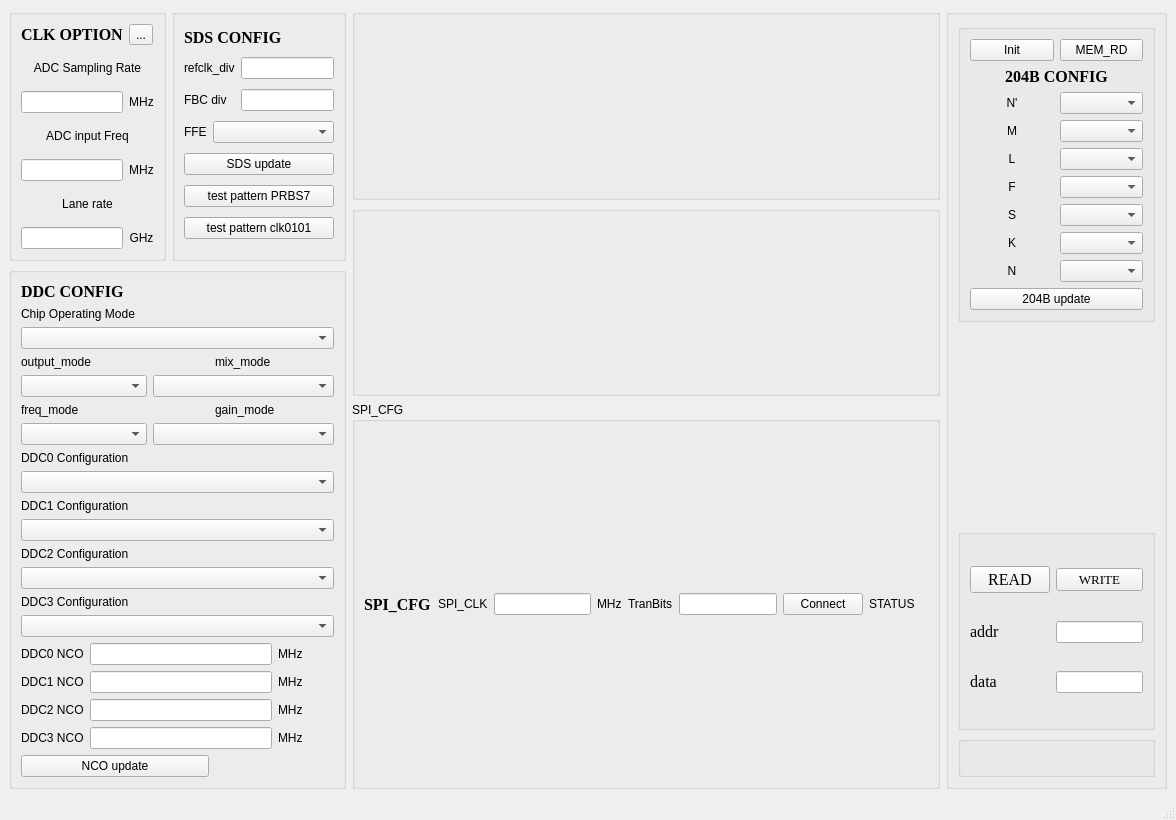
<?xml version="1.0" encoding="UTF-8"?>
<ui version="4.0">
 <class>MainWindow</class>
 <widget class="QMainWindow" name="MainWindow">
  <property name="geometry">
   <rect>
    <x>0</x>
    <y>0</y>
    <width>1176</width>
    <height>820</height>
   </rect>
  </property>
  <property name="sizePolicy">
   <sizepolicy hsizetype="Expanding" vsizetype="Expanding">
    <horstretch>0</horstretch>
    <verstretch>0</verstretch>
   </sizepolicy>
  </property>
  <property name="minimumSize">
   <size>
    <width>1176</width>
    <height>820</height>
   </size>
  </property>
  <property name="windowTitle">
   <string>TR9XXX</string>
  </property>
  <widget class="QWidget" name="centralwidget">
   <layout class="QVBoxLayout" name="verticalLayout_7">
    <item>
     <layout class="QGridLayout" name="gridLayout_6">
      <property name="sizeConstraint">
       <enum>QLayout::SetMaximumSize</enum>
      </property>
      <item row="0" column="0">
       <layout class="QVBoxLayout" name="verticalLayout_4">
        <item>
         <layout class="QHBoxLayout" name="horizontalLayout">
          <item>
           <widget class="QGroupBox" name="groupBox_7">
            <property name="title">
             <string/>
            </property>
            <layout class="QGridLayout" name="gridLayout_4">
             <item row="0" column="0">
              <widget class="QLabel" name="clk_option">
               <property name="font">
                <font>
                 <family>Times New Roman</family>
                 <pointsize>12</pointsize>
                 <weight>75</weight>
                 <bold>true</bold>
                </font>
               </property>
               <property name="focusPolicy">
                <enum>Qt::NoFocus</enum>
               </property>
               <property name="text">
                <string>CLK OPTION</string>
               </property>
              </widget>
             </item>
             <item row="0" column="1">
              <widget class="QToolButton" name="clk_option_cfg_button">
               <property name="text">
                <string>...</string>
               </property>
              </widget>
             </item>
             <item row="1" column="0" colspan="2">
              <widget class="QLabel" name="fs">
               <property name="focusPolicy">
                <enum>Qt::NoFocus</enum>
               </property>
               <property name="text">
                <string>ADC Sampling Rate</string>
               </property>
               <property name="alignment">
                <set>Qt::AlignCenter</set>
               </property>
              </widget>
             </item>
             <item row="2" column="0">
              <widget class="QLineEdit" name="fs_display">
               <property name="focusPolicy">
                <enum>Qt::NoFocus</enum>
               </property>
              </widget>
             </item>
             <item row="2" column="1">
              <widget class="QLabel" name="fs_2">
               <property name="focusPolicy">
                <enum>Qt::NoFocus</enum>
               </property>
               <property name="text">
                <string>MHz</string>
               </property>
               <property name="alignment">
                <set>Qt::AlignCenter</set>
               </property>
              </widget>
             </item>
             <item row="3" column="0" colspan="2">
              <widget class="QLabel" name="fin">
               <property name="focusPolicy">
                <enum>Qt::NoFocus</enum>
               </property>
               <property name="text">
                <string>ADC input Freq</string>
               </property>
               <property name="alignment">
                <set>Qt::AlignCenter</set>
               </property>
              </widget>
             </item>
             <item row="4" column="0">
              <widget class="QLineEdit" name="fin_display">
               <property name="focusPolicy">
                <enum>Qt::NoFocus</enum>
               </property>
              </widget>
             </item>
             <item row="4" column="1">
              <widget class="QLabel" name="fs_3">
               <property name="focusPolicy">
                <enum>Qt::NoFocus</enum>
               </property>
               <property name="text">
                <string>MHz</string>
               </property>
               <property name="alignment">
                <set>Qt::AlignCenter</set>
               </property>
              </widget>
             </item>
             <item row="5" column="0" colspan="2">
              <widget class="QLabel" name="fin_2">
               <property name="focusPolicy">
                <enum>Qt::NoFocus</enum>
               </property>
               <property name="text">
                <string>Lane rate</string>
               </property>
               <property name="alignment">
                <set>Qt::AlignCenter</set>
               </property>
              </widget>
             </item>
             <item row="6" column="0">
              <widget class="QLineEdit" name="fin_display_2">
               <property name="focusPolicy">
                <enum>Qt::NoFocus</enum>
               </property>
              </widget>
             </item>
             <item row="6" column="1">
              <widget class="QLabel" name="fs_4">
               <property name="focusPolicy">
                <enum>Qt::NoFocus</enum>
               </property>
               <property name="text">
                <string>GHz</string>
               </property>
               <property name="alignment">
                <set>Qt::AlignCenter</set>
               </property>
              </widget>
             </item>
            </layout>
           </widget>
          </item>
          <item>
           <widget class="QGroupBox" name="groupBox_6">
            <property name="title">
             <string/>
            </property>
            <layout class="QGridLayout" name="gridLayout_3">
             <item row="2" column="2">
              <widget class="QLineEdit" name="fbc_div">
               <property name="focusPolicy">
                <enum>Qt::StrongFocus</enum>
               </property>
              </widget>
             </item>
             <item row="3" column="0">
              <widget class="QLabel" name="fs_28">
               <property name="focusPolicy">
                <enum>Qt::NoFocus</enum>
               </property>
               <property name="text">
                <string>FFE</string>
               </property>
              </widget>
             </item>
             <item row="4" column="0" colspan="3">
              <widget class="QPushButton" name="sds_button">
               <property name="text">
                <string>SDS update</string>
               </property>
              </widget>
             </item>
             <item row="1" column="0" colspan="2">
              <widget class="QLabel" name="fs_26">
               <property name="focusPolicy">
                <enum>Qt::NoFocus</enum>
               </property>
               <property name="text">
                <string>refclk_div</string>
               </property>
              </widget>
             </item>
             <item row="6" column="0" colspan="3">
              <widget class="QPushButton" name="sds_button_3">
               <property name="text">
                <string>test pattern clk0101</string>
               </property>
              </widget>
             </item>
             <item row="1" column="2">
              <widget class="QLineEdit" name="refclk_div">
               <property name="focusPolicy">
                <enum>Qt::StrongFocus</enum>
               </property>
              </widget>
             </item>
             <item row="5" column="0" colspan="3">
              <widget class="QPushButton" name="sds_button_2">
               <property name="text">
                <string>test pattern PRBS7</string>
               </property>
              </widget>
             </item>
             <item row="3" column="1" colspan="2">
              <widget class="QComboBox" name="comboBox"/>
             </item>
             <item row="2" column="0" colspan="2">
              <widget class="QLabel" name="fs_27">
               <property name="focusPolicy">
                <enum>Qt::NoFocus</enum>
               </property>
               <property name="text">
                <string>FBC div</string>
               </property>
              </widget>
             </item>
             <item row="0" column="0" colspan="3">
              <widget class="QLabel" name="clk_option_2">
               <property name="sizePolicy">
                <sizepolicy hsizetype="Preferred" vsizetype="Fixed">
                 <horstretch>0</horstretch>
                 <verstretch>0</verstretch>
                </sizepolicy>
               </property>
               <property name="font">
                <font>
                 <family>Times New Roman</family>
                 <pointsize>12</pointsize>
                 <weight>75</weight>
                 <bold>true</bold>
                </font>
               </property>
               <property name="focusPolicy">
                <enum>Qt::NoFocus</enum>
               </property>
               <property name="text">
                <string>SDS CONFIG</string>
               </property>
              </widget>
             </item>
            </layout>
           </widget>
          </item>
         </layout>
        </item>
        <item>
         <widget class="QGroupBox" name="groupBox_8">
          <property name="title">
           <string/>
          </property>
          <layout class="QGridLayout" name="gridLayout_5">
           <item row="0" column="0" colspan="4">
            <widget class="QLabel" name="DDC_CONFIG">
             <property name="font">
              <font>
               <family>Times New Roman</family>
               <pointsize>12</pointsize>
               <weight>75</weight>
               <bold>true</bold>
              </font>
             </property>
             <property name="focusPolicy">
              <enum>Qt::NoFocus</enum>
             </property>
             <property name="text">
              <string>DDC CONFIG</string>
             </property>
            </widget>
           </item>
           <item row="1" column="0" colspan="4">
            <widget class="QLabel" name="fs_5">
             <property name="focusPolicy">
              <enum>Qt::NoFocus</enum>
             </property>
             <property name="text">
              <string>Chip Operating Mode</string>
             </property>
            </widget>
           </item>
           <item row="2" column="0" colspan="5">
            <widget class="QComboBox" name="chip_mode_config"/>
           </item>
           <item row="3" column="0" colspan="2">
            <widget class="QLabel" name="fs_6">
             <property name="focusPolicy">
              <enum>Qt::NoFocus</enum>
             </property>
             <property name="text">
              <string>output_mode</string>
             </property>
            </widget>
           </item>
           <item row="3" column="3" colspan="2">
            <widget class="QLabel" name="fs_29">
             <property name="focusPolicy">
              <enum>Qt::NoFocus</enum>
             </property>
             <property name="text">
              <string>mix_mode</string>
             </property>
            </widget>
           </item>
           <item row="4" column="0" colspan="2">
            <widget class="QComboBox" name="real_mode_config"/>
           </item>
           <item row="4" column="2" colspan="3">
            <widget class="QComboBox" name="mix_mode_config"/>
           </item>
           <item row="5" column="0" colspan="2">
            <widget class="QLabel" name="fs_30">
             <property name="focusPolicy">
              <enum>Qt::NoFocus</enum>
             </property>
             <property name="text">
              <string>freq_mode</string>
             </property>
            </widget>
           </item>
           <item row="5" column="3" colspan="2">
            <widget class="QLabel" name="fs_31">
             <property name="focusPolicy">
              <enum>Qt::NoFocus</enum>
             </property>
             <property name="text">
              <string>gain_mode</string>
             </property>
            </widget>
           </item>
           <item row="6" column="0" colspan="2">
            <widget class="QComboBox" name="freq_mode_config"/>
           </item>
           <item row="6" column="2" colspan="3">
            <widget class="QComboBox" name="gain_mode_config"/>
           </item>
           <item row="7" column="0" colspan="4">
            <widget class="QLabel" name="fs_7">
             <property name="focusPolicy">
              <enum>Qt::NoFocus</enum>
             </property>
             <property name="text">
              <string>DDC0 Configuration</string>
             </property>
            </widget>
           </item>
           <item row="8" column="0" colspan="5">
            <widget class="QComboBox" name="ddc0_config"/>
           </item>
           <item row="9" column="0" colspan="4">
            <widget class="QLabel" name="fs_8">
             <property name="focusPolicy">
              <enum>Qt::NoFocus</enum>
             </property>
             <property name="text">
              <string>DDC1 Configuration</string>
             </property>
            </widget>
           </item>
           <item row="10" column="0" colspan="5">
            <widget class="QComboBox" name="ddc1_config"/>
           </item>
           <item row="11" column="0" colspan="4">
            <widget class="QLabel" name="fs_9">
             <property name="focusPolicy">
              <enum>Qt::NoFocus</enum>
             </property>
             <property name="text">
              <string>DDC2 Configuration</string>
             </property>
            </widget>
           </item>
           <item row="12" column="0" colspan="5">
            <widget class="QComboBox" name="ddc2_config"/>
           </item>
           <item row="13" column="0" colspan="4">
            <widget class="QLabel" name="fs_10">
             <property name="focusPolicy">
              <enum>Qt::NoFocus</enum>
             </property>
             <property name="text">
              <string>DDC3 Configuration</string>
             </property>
            </widget>
           </item>
           <item row="14" column="0" colspan="5">
            <widget class="QComboBox" name="ddc3_config"/>
           </item>
           <item row="15" column="0">
            <widget class="QLabel" name="fs_11">
             <property name="focusPolicy">
              <enum>Qt::NoFocus</enum>
             </property>
             <property name="text">
              <string>DDC0 NCO</string>
             </property>
            </widget>
           </item>
           <item row="15" column="1" colspan="3">
            <widget class="QLineEdit" name="nco0_line_edit"/>
           </item>
           <item row="15" column="4">
            <widget class="QLabel" name="fs_12">
             <property name="focusPolicy">
              <enum>Qt::NoFocus</enum>
             </property>
             <property name="text">
              <string>MHz</string>
             </property>
            </widget>
           </item>
           <item row="16" column="0">
            <widget class="QLabel" name="fs_13">
             <property name="focusPolicy">
              <enum>Qt::NoFocus</enum>
             </property>
             <property name="text">
              <string>DDC1 NCO</string>
             </property>
            </widget>
           </item>
           <item row="16" column="1" colspan="3">
            <widget class="QLineEdit" name="nco1_line_edit"/>
           </item>
           <item row="16" column="4">
            <widget class="QLabel" name="fs_14">
             <property name="focusPolicy">
              <enum>Qt::NoFocus</enum>
             </property>
             <property name="text">
              <string>MHz</string>
             </property>
            </widget>
           </item>
           <item row="17" column="0">
            <widget class="QLabel" name="fs_15">
             <property name="focusPolicy">
              <enum>Qt::NoFocus</enum>
             </property>
             <property name="text">
              <string>DDC2 NCO</string>
             </property>
            </widget>
           </item>
           <item row="17" column="1" colspan="3">
            <widget class="QLineEdit" name="nco2_line_edit"/>
           </item>
           <item row="17" column="4">
            <widget class="QLabel" name="fs_16">
             <property name="focusPolicy">
              <enum>Qt::NoFocus</enum>
             </property>
             <property name="text">
              <string>MHz</string>
             </property>
            </widget>
           </item>
           <item row="18" column="0">
            <widget class="QLabel" name="fs_17">
             <property name="focusPolicy">
              <enum>Qt::NoFocus</enum>
             </property>
             <property name="text">
              <string>DDC3 NCO</string>
             </property>
            </widget>
           </item>
           <item row="18" column="1" colspan="3">
            <widget class="QLineEdit" name="nco3_line_edit"/>
           </item>
           <item row="18" column="4">
            <widget class="QLabel" name="fs_18">
             <property name="focusPolicy">
              <enum>Qt::NoFocus</enum>
             </property>
             <property name="text">
              <string>MHz</string>
             </property>
            </widget>
           </item>
           <item row="19" column="0" colspan="3">
            <widget class="QPushButton" name="nco_update_pushButton">
             <property name="text">
              <string>NCO update</string>
             </property>
            </widget>
           </item>
          </layout>
         </widget>
        </item>
       </layout>
      </item>
      <item row="0" column="1">
       <layout class="QVBoxLayout" name="verticalLayout_6">
        <item>
         <layout class="QVBoxLayout" name="verticalLayout_5">
          <item>
           <widget class="QGroupBox" name="groupBox_4">
            <property name="title">
             <string/>
            </property>
            <layout class="QVBoxLayout" name="verticalLayout_2">
             <item>
              <widget class="QLabel" name="label_8">
               <property name="text">
                <string/>
               </property>
               <property name="pixmap">
                <pixmap resource="xxx.qrc">:/xxx/xxxx.gif</pixmap>
               </property>
               <property name="scaledContents">
                <bool>true</bool>
               </property>
               <property name="alignment">
                <set>Qt::AlignCenter</set>
               </property>
              </widget>
             </item>
            </layout>
           </widget>
          </item>
          <item>
           <widget class="QGroupBox" name="groupBox_5">
            <property name="title">
             <string/>
            </property>
            <layout class="QVBoxLayout" name="verticalLayout_3">
             <item>
              <widget class="QLabel" name="label_7">
               <property name="text">
                <string/>
               </property>
               <property name="pixmap">
                <pixmap resource="struc.qrc">:/struc/structure.png</pixmap>
               </property>
               <property name="scaledContents">
                <bool>true</bool>
               </property>
              </widget>
             </item>
            </layout>
           </widget>
          </item>
         </layout>
        </item>
        <item>
         <widget class="QGroupBox" name="groupBox_9">
          <property name="title">
           <string>SPI_CFG</string>
          </property>
          <layout class="QHBoxLayout" name="horizontalLayout_2">
           <item>
            <widget class="QLabel" name="DDC_CONFIG_4">
             <property name="font">
              <font>
               <family>Times New Roman</family>
               <pointsize>12</pointsize>
               <weight>75</weight>
               <bold>true</bold>
              </font>
             </property>
             <property name="focusPolicy">
              <enum>Qt::NoFocus</enum>
             </property>
             <property name="text">
              <string>SPI_CFG</string>
             </property>
            </widget>
           </item>
           <item>
            <widget class="QLabel" name="label_3">
             <property name="text">
              <string>SPI_CLK</string>
             </property>
            </widget>
           </item>
           <item>
            <widget class="QLineEdit" name="lineEdit"/>
           </item>
           <item>
            <widget class="QLabel" name="fs_32">
             <property name="focusPolicy">
              <enum>Qt::NoFocus</enum>
             </property>
             <property name="text">
              <string>MHz</string>
             </property>
            </widget>
           </item>
           <item>
            <widget class="QLabel" name="label_4">
             <property name="text">
              <string>TranBits</string>
             </property>
            </widget>
           </item>
           <item>
            <widget class="QLineEdit" name="lineEdit_2"/>
           </item>
           <item>
            <widget class="QPushButton" name="pushButton">
             <property name="text">
              <string>Connect</string>
             </property>
            </widget>
           </item>
           <item>
            <widget class="QLabel" name="label_5">
             <property name="text">
              <string>STATUS</string>
             </property>
            </widget>
           </item>
           <item>
            <widget class="QLabel" name="label_6">
             <property name="text">
              <string/>
             </property>
             <property name="pixmap">
              <pixmap resource="status.qrc">:/status/OFF.png</pixmap>
             </property>
            </widget>
           </item>
          </layout>
         </widget>
        </item>
       </layout>
      </item>
      <item row="0" column="2">
       <widget class="QGroupBox" name="groupBox_3">
        <property name="title">
         <string/>
        </property>
        <layout class="QGridLayout" name="gridLayout_7">
         <item row="0" column="0">
          <widget class="QGroupBox" name="groupBox">
           <property name="title">
            <string/>
           </property>
           <layout class="QGridLayout" name="gridLayout">
            <item row="4" column="1">
             <widget class="QComboBox" name="l_reg_cfg"/>
            </item>
            <item row="2" column="0">
             <widget class="QLabel" name="fs_19">
              <property name="focusPolicy">
               <enum>Qt::NoFocus</enum>
              </property>
              <property name="text">
               <string>N'</string>
              </property>
              <property name="alignment">
               <set>Qt::AlignCenter</set>
              </property>
             </widget>
            </item>
            <item row="8" column="1">
             <widget class="QComboBox" name="n_reg_cfg"/>
            </item>
            <item row="8" column="0">
             <widget class="QLabel" name="fs_25">
              <property name="focusPolicy">
               <enum>Qt::NoFocus</enum>
              </property>
              <property name="text">
               <string>N</string>
              </property>
              <property name="alignment">
               <set>Qt::AlignCenter</set>
              </property>
             </widget>
            </item>
            <item row="5" column="0">
             <widget class="QLabel" name="fs_22">
              <property name="focusPolicy">
               <enum>Qt::NoFocus</enum>
              </property>
              <property name="text">
               <string>F</string>
              </property>
              <property name="alignment">
               <set>Qt::AlignCenter</set>
              </property>
             </widget>
            </item>
            <item row="9" column="0" colspan="2">
             <widget class="QPushButton" name="j204b_update_pushButton">
              <property name="text">
               <string>204B update</string>
              </property>
             </widget>
            </item>
            <item row="1" column="0" colspan="2">
             <widget class="QLabel" name="DDC_CONFIG_2">
              <property name="font">
               <font>
                <family>Times New Roman</family>
                <pointsize>12</pointsize>
                <weight>75</weight>
                <bold>true</bold>
               </font>
              </property>
              <property name="focusPolicy">
               <enum>Qt::NoFocus</enum>
              </property>
              <property name="text">
               <string>204B CONFIG</string>
              </property>
              <property name="alignment">
               <set>Qt::AlignCenter</set>
              </property>
             </widget>
            </item>
            <item row="2" column="1">
             <widget class="QComboBox" name="ntotal_reg_cfg"/>
            </item>
            <item row="3" column="1">
             <widget class="QComboBox" name="m_reg_cfg"/>
            </item>
            <item row="7" column="1">
             <widget class="QComboBox" name="k_reg_cfg"/>
            </item>
            <item row="4" column="0">
             <widget class="QLabel" name="fs_21">
              <property name="focusPolicy">
               <enum>Qt::NoFocus</enum>
              </property>
              <property name="text">
               <string>L</string>
              </property>
              <property name="alignment">
               <set>Qt::AlignCenter</set>
              </property>
             </widget>
            </item>
            <item row="0" column="0">
             <widget class="QPushButton" name="init_button">
              <property name="text">
               <string>Init</string>
              </property>
             </widget>
            </item>
            <item row="0" column="1">
             <widget class="QPushButton" name="mem_rd_button">
              <property name="text">
               <string>MEM_RD</string>
              </property>
             </widget>
            </item>
            <item row="6" column="0">
             <widget class="QLabel" name="fs_23">
              <property name="focusPolicy">
               <enum>Qt::NoFocus</enum>
              </property>
              <property name="text">
               <string>S</string>
              </property>
              <property name="alignment">
               <set>Qt::AlignCenter</set>
              </property>
             </widget>
            </item>
            <item row="6" column="1">
             <widget class="QComboBox" name="s_reg_cfg"/>
            </item>
            <item row="5" column="1">
             <widget class="QComboBox" name="f_reg_cfg"/>
            </item>
            <item row="3" column="0">
             <widget class="QLabel" name="fs_20">
              <property name="focusPolicy">
               <enum>Qt::NoFocus</enum>
              </property>
              <property name="text">
               <string>M</string>
              </property>
              <property name="alignment">
               <set>Qt::AlignCenter</set>
              </property>
             </widget>
            </item>
            <item row="7" column="0">
             <widget class="QLabel" name="fs_24">
              <property name="focusPolicy">
               <enum>Qt::NoFocus</enum>
              </property>
              <property name="text">
               <string>K</string>
              </property>
              <property name="alignment">
               <set>Qt::AlignCenter</set>
              </property>
             </widget>
            </item>
           </layout>
          </widget>
         </item>
         <item row="3" column="0">
          <widget class="QGroupBox" name="groupBox_10">
           <property name="title">
            <string/>
           </property>
           <layout class="QVBoxLayout" name="verticalLayout_8">
            <item>
             <widget class="QLabel" name="logo">
              <property name="text">
               <string/>
              </property>
              <property name="pixmap">
               <pixmap resource="logo.qrc">:/logo/logo.png</pixmap>
              </property>
              <property name="alignment">
               <set>Qt::AlignCenter</set>
              </property>
             </widget>
            </item>
           </layout>
          </widget>
         </item>
         <item row="1" column="0">
          <spacer name="verticalSpacer">
           <property name="orientation">
            <enum>Qt::Vertical</enum>
           </property>
           <property name="sizeHint" stdset="0">
            <size>
             <width>20</width>
             <height>40</height>
            </size>
           </property>
          </spacer>
         </item>
         <item row="2" column="0">
          <widget class="QGroupBox" name="groupBox_2">
           <property name="sizePolicy">
            <sizepolicy hsizetype="Expanding" vsizetype="Expanding">
             <horstretch>0</horstretch>
             <verstretch>0</verstretch>
            </sizepolicy>
           </property>
           <property name="title">
            <string/>
           </property>
           <layout class="QGridLayout" name="gridLayout_2">
            <item row="0" column="0">
             <widget class="QPushButton" name="read_button">
              <property name="font">
               <font>
                <family>Times New Roman</family>
                <pointsize>12</pointsize>
               </font>
              </property>
              <property name="text">
               <string>READ</string>
              </property>
             </widget>
            </item>
            <item row="1" column="1">
             <widget class="QLineEdit" name="addr_textEdit"/>
            </item>
            <item row="0" column="1">
             <widget class="QPushButton" name="write_button">
              <property name="font">
               <font>
                <family>Times New Roman</family>
                <pointsize>10</pointsize>
               </font>
              </property>
              <property name="text">
               <string>WRITE</string>
              </property>
             </widget>
            </item>
            <item row="1" column="0">
             <widget class="QLabel" name="label_2">
              <property name="sizePolicy">
               <sizepolicy hsizetype="Preferred" vsizetype="Fixed">
                <horstretch>0</horstretch>
                <verstretch>0</verstretch>
               </sizepolicy>
              </property>
              <property name="font">
               <font>
                <family>Times New Roman</family>
                <pointsize>12</pointsize>
               </font>
              </property>
              <property name="text">
               <string>addr</string>
              </property>
              <property name="alignment">
               <set>Qt::AlignLeading|Qt::AlignLeft|Qt::AlignVCenter</set>
              </property>
             </widget>
            </item>
            <item row="2" column="0">
             <widget class="QLabel" name="label">
              <property name="sizePolicy">
               <sizepolicy hsizetype="Fixed" vsizetype="Fixed">
                <horstretch>0</horstretch>
                <verstretch>0</verstretch>
               </sizepolicy>
              </property>
              <property name="font">
               <font>
                <family>Times New Roman</family>
                <pointsize>12</pointsize>
               </font>
              </property>
              <property name="text">
               <string>data</string>
              </property>
              <property name="alignment">
               <set>Qt::AlignCenter</set>
              </property>
             </widget>
            </item>
            <item row="2" column="1">
             <widget class="QLineEdit" name="textEdit"/>
            </item>
           </layout>
          </widget>
         </item>
        </layout>
       </widget>
      </item>
     </layout>
    </item>
   </layout>
  </widget>
  <widget class="QMenuBar" name="menubar">
   <property name="geometry">
    <rect>
     <x>0</x>
     <y>0</y>
     <width>1176</width>
     <height>23</height>
    </rect>
   </property>
  </widget>
  <widget class="QStatusBar" name="statusbar"/>
 </widget>
 <resources>
  <include location="logo.qrc"/>
  <include location="xxx.qrc"/>
  <include location="status.qrc"/>
  <include location="struc.qrc"/>
 </resources>
 <connections/>
</ui>
